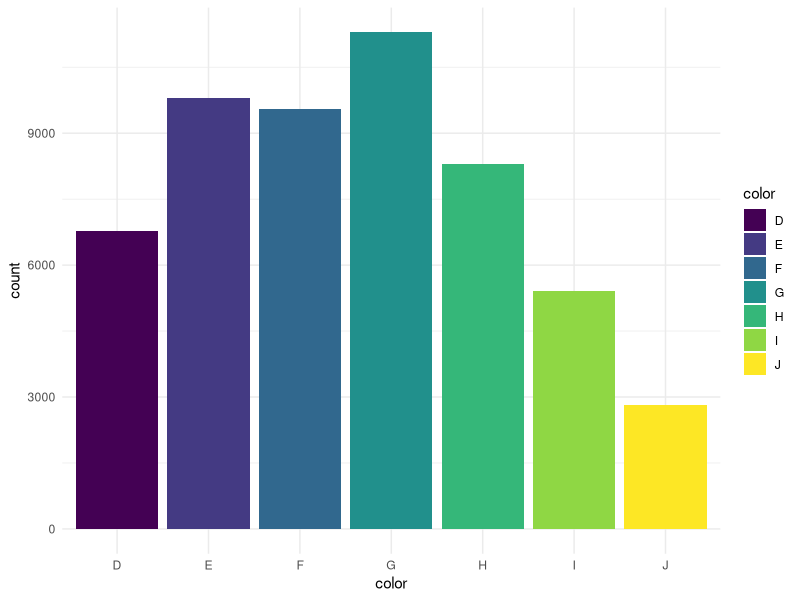

Reproduce this figure in R.
## ---- chunk 1
library(ggplot2)

ggplot(diamonds, aes(color, fill = color)) +
  geom_bar() +
  theme_minimal()
## ---- chunk 2
#| echo: false
2 * 2
